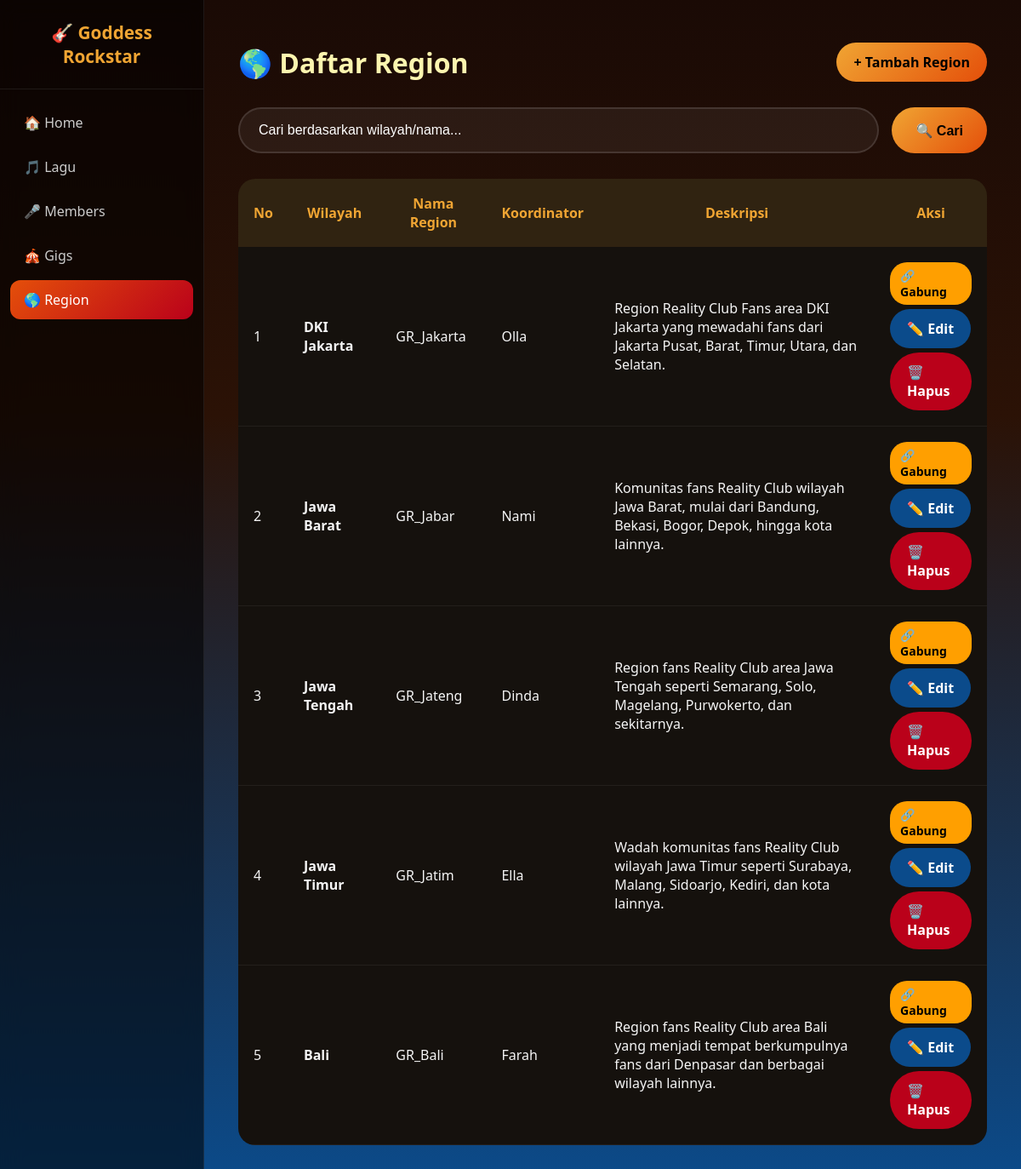
The app's page /region.php, older data.
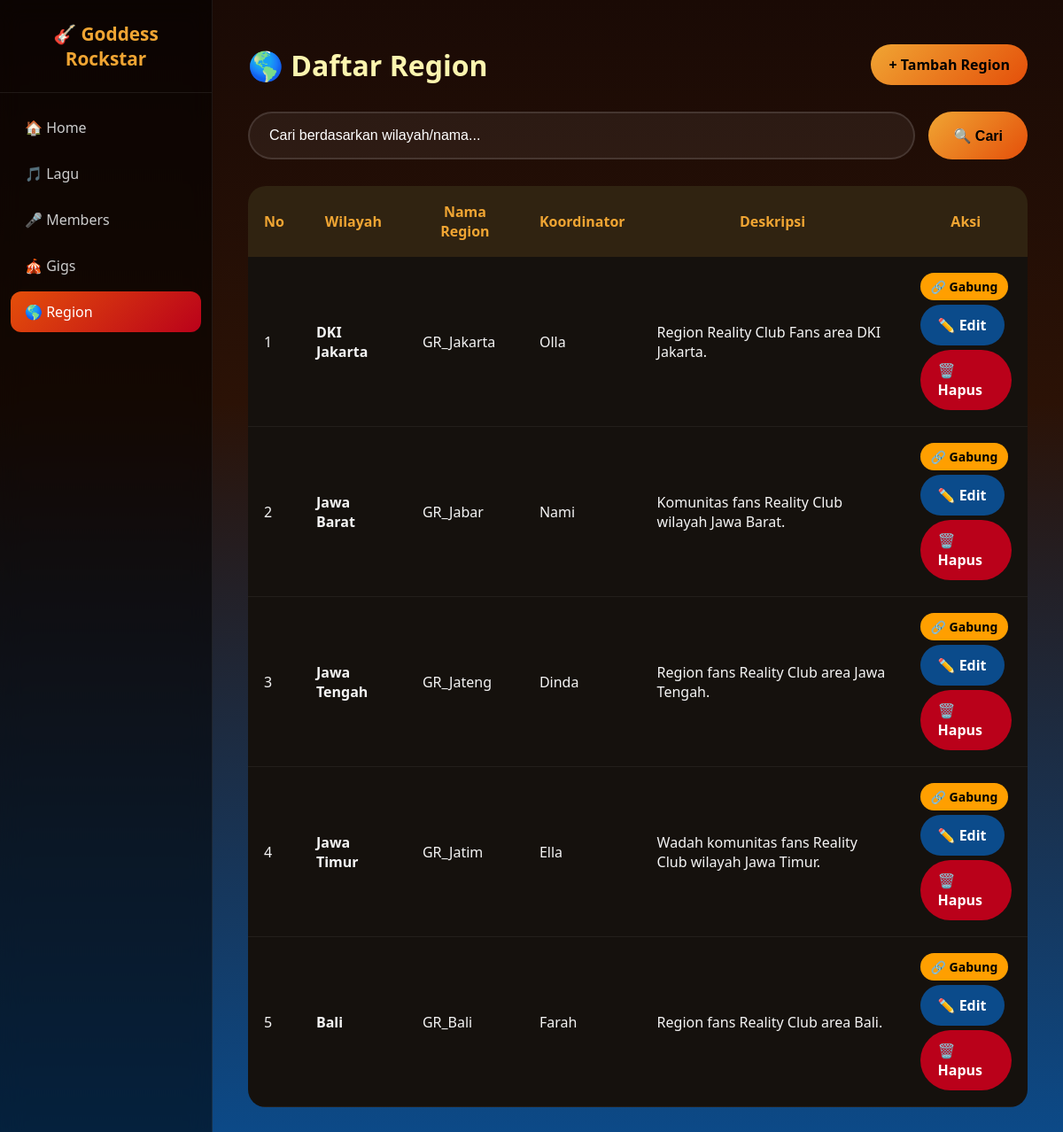
The same page, newer data.
### tables this page shows
CREATE TABLE `regions` (
  `id_region` int(11) NOT NULL,
  `nama_region` varchar(100) NOT NULL,
  `wilayah` varchar(100) NOT NULL,
  `link_grup` varchar(255) DEFAULT NULL,
  `deskripsi` text DEFAULT NULL,
  `koordinator` varchar(100) DEFAULT NULL
);

### region.php (the view, shortened to what this page needs)
<?php
include 'koneksi.php';
$keyword = "";
if (isset($_GET['keyword']) && $_GET['keyword'] !== "") {
    $keyword = $_GET['keyword'];
    $keyword_safe = mysqli_real_escape_string($conn, $keyword);
    $query = "SELECT * FROM regions WHERE wilayah LIKE '%$keyword_safe%' OR nama_region LIKE '%$keyword_safe%'";
} else {
    $query = "SELECT * FROM regions";
}
$result = mysqli_query($conn, $query);
$regions = mysqli_fetch_all($result, MYSQLI_ASSOC);
?>
<!DOCTYPE html>
<html lang="id">
<head>
    <link rel="stylesheet" href="style.css">
</head>
<body>
<div class="layout">
    <aside class="sidebar">
        <div class="sidebar-brand">🎸 Goddess<br>Rockstar</div>
        <nav class="sidebar-nav">
            <a href="index.php">🏠 Home</a>
            <a href="lagu.php">🎵 Lagu</a>
            <a href="members.php">🎤 Members</a>
            <a href="gigs.php">🎪 Gigs</a>
            <a href="region.php" class="active">🌎 Region</a>
        </nav>
    </aside>
    <main class="main-content">
        <div class="container">
            <div class="page-header">
                <h2>🌎 Daftar Region</h2>
                <a href="tambah_region.php" class="btn btn-add">+ Tambah Region</a>
            </div>
            <form method="GET" action="region.php" class="search-form-inline">
                <input type="text" name="keyword" placeholder="Cari berdasarkan wilayah/nama..." value="<?= htmlspecialchars($keyword) ?>">
                <button type="submit">🔍 Cari</button>
            </form>
            <?php if (count($regions) > 0): ?>
                <table class="tabel">
                    <thead>
                        <tr>
                            <th>No</th>
                            <th>Wilayah</th>
                            <th>Nama Region</th>
                            <th>Koordinator</th>
                            <th>Deskripsi</th>
                            <th>Aksi</th>
                        </tr>
                    </thead>
                    <tbody>
                        <?php foreach ($regions as $i => $row): ?>
                        <tr>
                            <td><?= $i + 1 ?></td>
                            <td><strong><?= htmlspecialchars($row['wilayah']) ?></strong></td>
                            <td><?= htmlspecialchars($row['nama_region']) ?></td>
                            <td><?= htmlspecialchars($row['koordinator']) ?></td>
                            <td><?= htmlspecialchars($row['deskripsi']) ?></td>
                            <td>
                                <div class="aksi-container">
                                    <a href="https://<?= htmlspecialchars($row['link_grup']) ?>" target="_blank" class="btn-join">🔗 Gabung</a>
                                    <?php
                                    $id_region = isset($row['id_region']) ? $row['id_region'] : (isset($row['id']) ? $row['id'] : '');
                                    ?>
                                    <a href="edit_region.php?id=<?= $id_region ?>" class="btn btn-edit">✏️ Edit</a>
                                    <a href="hapus_region.php?id=<?= $id_region ?>" class="btn btn-delete" onclick="return confirm('Yakin hapus region ini?')">🗑️ Hapus</a>
                                </div>
                            </td>
                        </tr>
                        <?php endforeach; ?>
                    </tbody>
                </table>
            <?php else: ?>
                <div class="not-found">
                    <p>Tidak ada region yang cocok dengan "<strong><?= htmlspecialchars($keyword) ?></strong>"</p>
                </div>
            <?php endif; ?>
        </div>
    </main>
</div>
</body>
</html>

Row changes from the older to the newer data that the page shows:
changed regions "DKI Jakarta": deskripsi "Region Reality Club Fans area DKI Jakarta yang mewadahi fans dari Jakarta Pusat, Barat, Timur, Utara, dan Selatan." → "Region Reality Club Fans area DKI Jakarta."
changed regions "Jawa Barat": deskripsi "Komunitas fans Reality Club wilayah Jawa Barat, mulai dari Bandung, Bekasi, Bogor, Depok, hingga kota lainnya." → "Komunitas fans Reality Club wilayah Jawa Barat."
changed regions "Jawa Tengah": deskripsi "Region fans Reality Club area Jawa Tengah seperti Semarang, Solo, Magelang, Purwokerto, dan sekitarnya." → "Region fans Reality Club area Jawa Tengah."
changed regions "Jawa Timur": deskripsi "Wadah komunitas fans Reality Club wilayah Jawa Timur seperti Surabaya, Malang, Sidoarjo, Kediri, dan kota lainnya." → "Wadah komunitas fans Reality Club wilayah Jawa Timur."
changed regions "Bali": deskripsi "Region fans Reality Club area Bali yang menjadi tempat berkumpulnya fans dari Denpasar dan berbagai wilayah lainnya." → "Region fans Reality Club area Bali."
